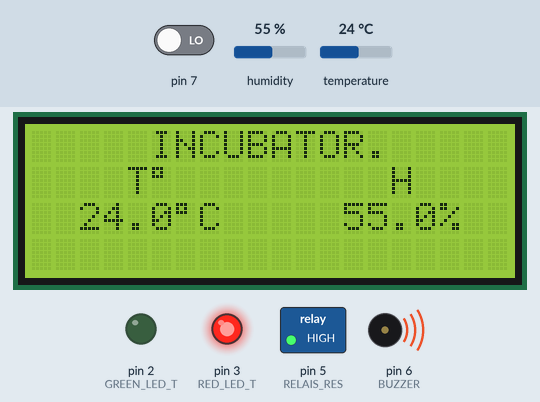
This sketch was run on a simulated Arduino Uno, built with avr-gcc and run on an emulated ATmega328P. Shown: 20×4 character LCD, switched loads named in the sketch (green lamp = pin HIGH), output pins drawn as LEDs (lit = HIGH), buzzer (waves = sounding, pin HIGH). Wiring (inferred from the names in the program): DHT22 sensor: data pin 4. Inputs (shaded band) come from the test bench; at power-on: temperature 24 °C, humidity 55 %, pin 7 LOW.

Above: at 1.7 s.
1.8 s: temperature set to 37 °C
At 3.5 s:
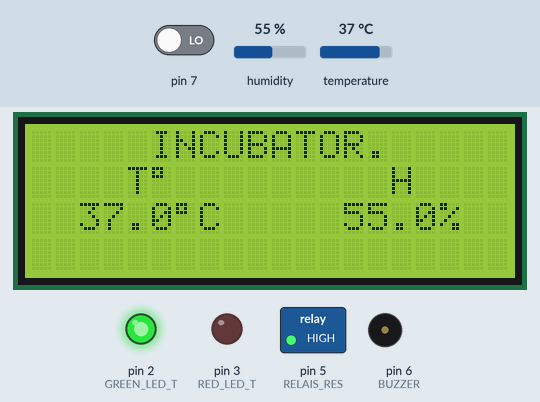
3.8 s: temperature set to 35.4 °C
At 5.3 s:
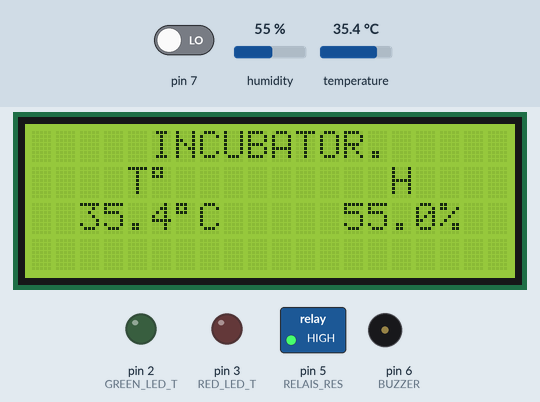
8.2 s: temperature set to 30.6 °C
At 9.8 s:
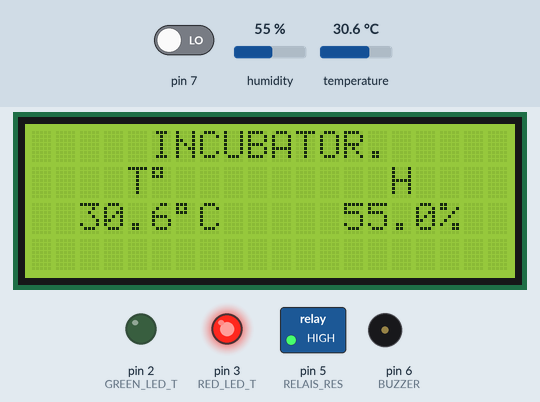
12.1 s: temperature set to 29.1 °C
At 14.3 s:
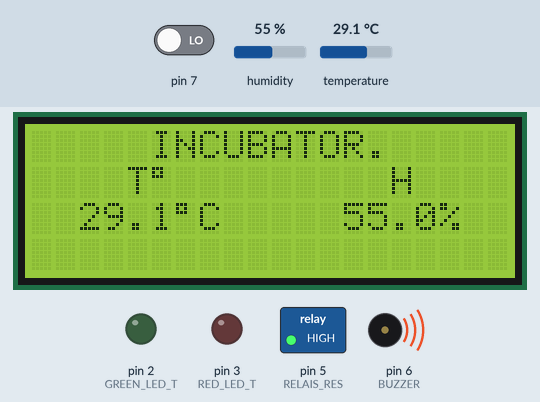
16.2 s: temperature set to 41 °C
At 18.8 s:
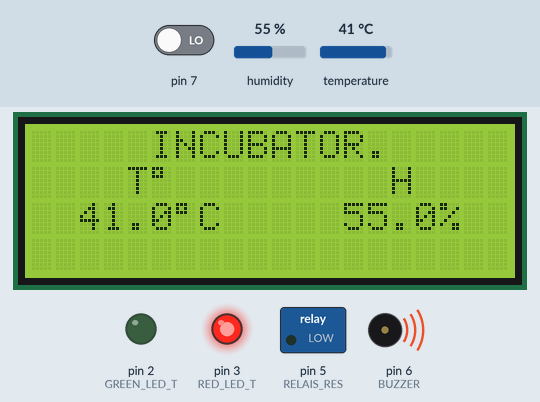
20.6 s: humidity set to 22 %
At 23.3 s:
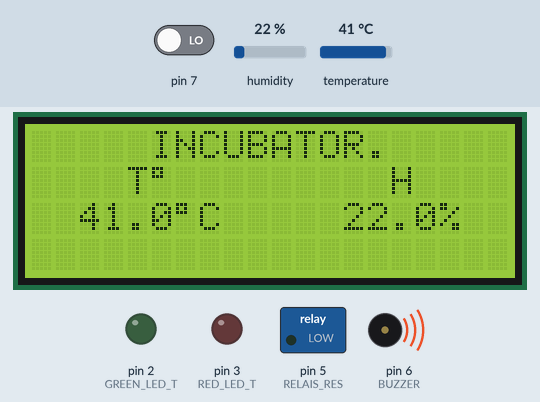
Timing chart, 0 to 25.2 s (numbered marks = the images above; inputs shaded):
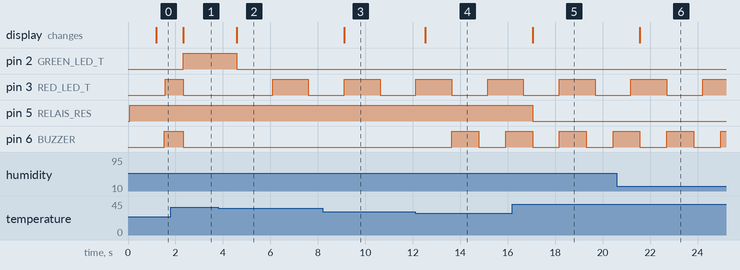

Measured:
- the behaviour switches between 36.1 and 36 °C on temperature (found by bisection; images 1 and 2)
- the behaviour switches between 30 and 29.9 °C on temperature (found by bisection; images 3 and 4)
- after the input at 1.8 s, pin 2 (GREEN_LED_T): LOW → HIGH after 0.53 s; pin 3 (RED_LED_T): HIGH → LOW after 0.53 s instead of 1.3 s; the display: changes after 0.53 s (image 1)
- after the input at 3.8 s, pin 2 (GREEN_LED_T): HIGH → LOW after 0.79 s; pin 3 (RED_LED_T): LOW → HIGH after 2.3 s, → LOW 1.5 s later; the display: changes after 0.79 s (image 2)
- after the input at 8.2 s, the display: changes after 0.92 s (image 3)
- after the input at 12.1 s, pin 6 (BUZZER): LOW → HIGH after 1.5 s, → LOW 1.1 s later, → HIGH 1.1 s later; the display: changes after 0.42 s (image 4)
- after the input at 16.2 s, pin 5 (RELAIS_RES): HIGH → LOW after 0.85 s; the display: changes after 0.85 s (image 5)
- after the input at 20.6 s, the display: changes after 0.97 s (image 6)

The sketch:

IncubCajed.ino
```cpp
#include <Wire.h>
#include <avr/wdt.h>  // add a watch_dog librairie
#include "dht.h"
#include "lcd.h"

  // Composants connectes sur l'arduino
#define DHT_PIN 4
// leds pour le control de la temperature
#define RED_LED_T 3
#define GREEN_LED_T 2
//AUTRES
#define BUZZER 6
#define RELAIS_RES 5

bool state_buz= true;
bool state_Led = true;

void setup() {
  wdt_enable(WDTO_4S); //initialisation du chien de garde a 8 secondes
  lcd_tempe.init(); // initialisation de l'afficheur
  Wire.begin(); //initialisation de la voie i2c
  Serial.begin(9600);
  pinMode(RED_LED_T , OUTPUT);
  pinMode(GREEN_LED_T, OUTPUT);

  pinMode(BUZZER, OUTPUT);
  pinMode(RELAIS_RES , OUTPUT);
  digitalWrite(RELAIS_RES, LOW);

  lcd_tempe.backlight();
  // setup a time in
  temp_lcd = millis();
  temp_RedLed = millis();
  temp_buzzer = millis();
  wdt_reset(); // remise a zero du compteur de watch dog avant la boucle principale: loop()
 }

void loop() {
if((millis()- temp_lcd) >= 1000){
      readDHT( DHT_PIN, &tempe, &humidy ); // mise ajour de la temperature
      affichage();
      temp_lcd = millis();
 }
  control_temperature();
  control_leds();
  control_buzzer();
  wdt_reset(); // remise a zero du compteur de watch dog avant la boucle principale: loop()
}


void control_temperature(){

  if(tempe <= 37.55){
   digitalWrite(RELAIS_RES, HIGH);
  }

  if(tempe > 37.8){
   digitalWrite(RELAIS_RES, LOW);
  }
}


void control_leds(){

  if((tempe > 36) && (tempe < 38.5)){
    digitalWrite(RED_LED_T, LOW);
    digitalWrite(GREEN_LED_T, HIGH);
  }

  else{
    digitalWrite(GREEN_LED_T, LOW);
    if((millis()- temp_RedLed) >= 1500){
      digitalWrite(RED_LED_T, state_Led);
      temp_RedLed = millis();
      state_Led = !state_Led;
    }
  }
}

void control_buzzer(){
  if(tempe > 38.4 || tempe < 30){
    if((millis()-temp_buzzer) >= 1500){
      digitalWrite(BUZZER, state_buz);
      temp_buzzer = millis();
      state_buz = !state_buz;
    }  }

  else{
      digitalWrite(BUZZER, LOW);
  }
}
```

dht.h
```cpp
#ifndef dht
#define dht

  //Code d'erreur de la fonction readDHT22()
#define DHT_SUCCESS 0       // Pas d'erreur
#define DHT_TIMEOUT_ERROR 1 // Temps d'attente dépassé
#define DHT_CHECKSUM_ERROR 2

byte readDHTxx(byte pin, byte* data, unsigned long start_time, unsigned long timeout);

/**
 * Fonction bas niveau permettant de lire la température et le taux d'humidité (en valeurs brutes) mesuré par un capteur DHTxx.
 */

byte readDHT(byte pin, float* temperature, float* humidity) {

  /* Lit le capteur */
  byte data[5];
  byte ret = readDHTxx(pin, data, 1, 1000);

  /* Détecte et retourne les erreurs de communication */
  if (ret != DHT_SUCCESS)
    return ret;

  /* Calcul la vraie valeur de la température et de l'humidité */
  float fh = data[0];
  fh *= 256;
  fh += data[1];
  fh *= 0.1;
  *humidity = fh;

  float ft = data[2] & 0x7f;
  ft *= 256;
  ft += data[3];
  ft *= 0.1;
  if (data[2] & 0x80) {
    ft *= -1;
  }
  *temperature = ft;

  /* Ok */
  return DHT_SUCCESS;
}

byte readDHTxx(byte pin, byte* data, unsigned long start_time, unsigned long timeout) {
  data[0] = data[1] = data[2] = data[3] = data[4] = 0;
  // start_time est en millisecondes
  // timeout est en microsecondes

  /* Conversion du numéro de broche Arduino en ports / masque binaire "bas niveau" */
  uint8_t bit = digitalPinToBitMask(pin);
  uint8_t port = digitalPinToPort(pin);
  volatile uint8_t *ddr = portModeRegister(port);   // Registre MODE (INPUT / OUTPUT)
  volatile uint8_t *out = portOutputRegister(port); // Registre OUT (écriture)
  volatile uint8_t *in = portInputRegister(port);   // Registre IN (lecture)

  /* Conversion du temps de timeout en nombre de cycles processeur */
  unsigned long max_cycles = microsecondsToClockCycles(timeout);

  /* Evite les problèmes de pull-up */
  *out |= bit;  // PULLUP
  *ddr &= ~bit; // INPUT
  delay(100);   // Laisse le temps à la résistance de pullup de mettre la ligne de données à HIGH

  /* Réveil du capteur */
  *ddr |= bit;  // OUTPUT
  *out &= ~bit; // LOW
  delay(start_time); // Temps d'attente à LOW causant le réveil du capteur
  // N.B. Il est impossible d'utilise delayMicroseconds() ici car un délai
  // de plus de 16 millisecondes ne donne pas un timing assez précis.

  /* Portion de code critique - pas d'interruptions possibles */
  noInterrupts();

  /* Passage en écoute */
  *out |= bit;  // PULLUP
  delayMicroseconds(40);
  *ddr &= ~bit; // INPUT

  /* Attente de la réponse du capteur */
  timeout = 0;
  while(!(*in & bit)) { /* Attente d'un état LOW */
    if (++timeout == max_cycles) {
        interrupts();
        return DHT_TIMEOUT_ERROR;
      }
  }

  timeout = 0;
  while(*in & bit) { /* Attente d'un état HIGH */
    if (++timeout == max_cycles) {
        interrupts();
        return DHT_TIMEOUT_ERROR;
      }
  }

  /* Lecture des données du capteur (40 bits) */
  for (byte i = 0; i < 40; ++i) {

    /* Attente d'un état LOW */
    unsigned long cycles_low = 0;
    while(!(*in & bit)) {
      if (++cycles_low == max_cycles) {
        interrupts();
        return DHT_TIMEOUT_ERROR;
      }
    }

    /* Attente d'un état HIGH */
    unsigned long cycles_high = 0;
    while(*in & bit) {
      if (++cycles_high == max_cycles) {
        interrupts();
        return DHT_TIMEOUT_ERROR;
      }
    }

    /* Si le temps haut est supérieur au temps bas c'est un "1", sinon c'est un "0" */
    data[i / 8] <<= 1;
    if (cycles_high > cycles_low) {
      data[i / 8] |= 1;
    }
  }

  /* Fin de la portion de code critique */
  interrupts();

  /*
   * Format des données :
   * [1, 0] = humidité en %
   * [3, 2] = température en degrés Celsius
   * [4] = checksum (humidité + température)
   */

  /* Vérifie la checksum */
  byte checksum = (data[0] + data[1] + data[2] + data[3]) & 0xff;
  if (data[4] != checksum)
    return DHT_CHECKSUM_ERROR; /* Erreur de checksum */
  else
    return DHT_SUCCESS; /* Pas d'erreur */
}

#endif // dht
```

prototypes.h
```cpp
#ifndef proto
#define proto

//QUELQUES VARIABLES GLOBALES DU PROGRAMME
//variable pour la temperature et l'humidity
float tempe, humidy;
unsigned long temp_lcd, temp_RedLed, temp_buzzer;

//FONCTIONS POUR LA LECTURE DU CAPTEUR DHT22
byte readDHT(byte pin, float* temperature, float* humidity);

 //FONCTIONS POUR LE CONTROL DE tempe,humid,leds, etc...
void control_temperature();
void control_leds();
void control_buzzer();
void affichage();

#endif //prototype
```

lcd.h
```cpp
#ifndef lcd
#define lcd

#include "prototypes.h"
#include <LiquidCrystal_I2C.h>

char tableau[2];
LiquidCrystal_I2C lcd_tempe(0x27, 20, 4);

void affichage(){
  sprintf(tableau,"%cC ", char(0b11011111));
  lcd_tempe.setCursor(5, 0);
  lcd_tempe.print("INCUBATOR.");

  lcd_tempe.print("");
  lcd_tempe.setCursor(4, 1);
  lcd_tempe.print("T");
  lcd_tempe.print(char(0b11011111));
  lcd_tempe.setCursor(15, 1);
  lcd_tempe.print("H");

  lcd_tempe.setCursor(2, 2);

  lcd_tempe.print(tempe, 1);
  lcd_tempe.print(tableau);

  lcd_tempe.setCursor(13, 2);
  lcd_tempe.print(humidy, 1);
  lcd_tempe.print('%');


}
#endif
```
